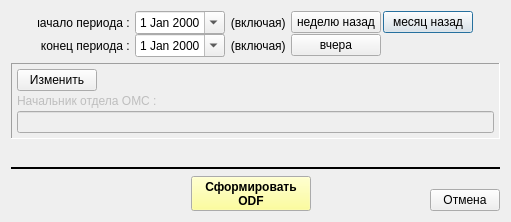
<?xml version="1.0" encoding="UTF-8"?>
<ui version="4.0">
 <class>print_monitoring_pers_by_date_wnd</class>
 <widget class="QDialog" name="print_monitoring_pers_by_date_wnd">
  <property name="geometry">
   <rect>
    <x>0</x>
    <y>0</y>
    <width>511</width>
    <height>222</height>
   </rect>
  </property>
  <property name="minimumSize">
   <size>
    <width>400</width>
    <height>0</height>
   </size>
  </property>
  <property name="windowTitle">
   <string>Реестр ВС, выданных на ПВП за период</string>
  </property>
  <layout class="QVBoxLayout" name="verticalLayout_2">
   <item>
    <layout class="QGridLayout" name="gridLayout">
     <property name="horizontalSpacing">
      <number>2</number>
     </property>
     <property name="verticalSpacing">
      <number>0</number>
     </property>
     <item row="0" column="5">
      <widget class="QPushButton" name="bn_date_old_mon">
       <property name="enabled">
        <bool>true</bool>
       </property>
       <property name="minimumSize">
        <size>
         <width>90</width>
         <height>0</height>
        </size>
       </property>
       <property name="text">
        <string>месяц назад</string>
       </property>
      </widget>
     </item>
     <item row="0" column="0">
      <spacer name="horizontalSpacer_5">
       <property name="orientation">
        <enum>Qt::Horizontal</enum>
       </property>
       <property name="sizeHint" stdset="0">
        <size>
         <width>40</width>
         <height>20</height>
        </size>
       </property>
      </spacer>
     </item>
     <item row="1" column="0">
      <spacer name="horizontalSpacer_6">
       <property name="orientation">
        <enum>Qt::Horizontal</enum>
       </property>
       <property name="sizeHint" stdset="0">
        <size>
         <width>40</width>
         <height>20</height>
        </size>
       </property>
      </spacer>
     </item>
     <item row="1" column="3">
      <widget class="QLabel" name="lab_date_old_3">
       <property name="enabled">
        <bool>true</bool>
       </property>
       <property name="text">
        <string> (включая) </string>
       </property>
       <property name="alignment">
        <set>Qt::AlignRight|Qt::AlignTrailing|Qt::AlignVCenter</set>
       </property>
      </widget>
     </item>
     <item row="1" column="2">
      <widget class="QDateEdit" name="date_new">
       <property name="enabled">
        <bool>true</bool>
       </property>
       <property name="minimumSize">
        <size>
         <width>90</width>
         <height>0</height>
        </size>
       </property>
       <property name="alignment">
        <set>Qt::AlignCenter</set>
       </property>
       <property name="calendarPopup">
        <bool>true</bool>
       </property>
      </widget>
     </item>
     <item row="0" column="6">
      <spacer name="horizontalSpacer_3">
       <property name="orientation">
        <enum>Qt::Horizontal</enum>
       </property>
       <property name="sizeHint" stdset="0">
        <size>
         <width>40</width>
         <height>20</height>
        </size>
       </property>
      </spacer>
     </item>
     <item row="0" column="4">
      <widget class="QPushButton" name="bn_date_old">
       <property name="enabled">
        <bool>true</bool>
       </property>
       <property name="minimumSize">
        <size>
         <width>90</width>
         <height>0</height>
        </size>
       </property>
       <property name="text">
        <string>неделю назад</string>
       </property>
      </widget>
     </item>
     <item row="1" column="1">
      <widget class="QLabel" name="lab_date_new">
       <property name="enabled">
        <bool>true</bool>
       </property>
       <property name="minimumSize">
        <size>
         <width>95</width>
         <height>0</height>
        </size>
       </property>
       <property name="text">
        <string>конец периода : </string>
       </property>
       <property name="alignment">
        <set>Qt::AlignRight|Qt::AlignTrailing|Qt::AlignVCenter</set>
       </property>
      </widget>
     </item>
     <item row="1" column="4">
      <widget class="QPushButton" name="bn_date_new">
       <property name="enabled">
        <bool>true</bool>
       </property>
       <property name="minimumSize">
        <size>
         <width>90</width>
         <height>0</height>
        </size>
       </property>
       <property name="text">
        <string>вчера</string>
       </property>
      </widget>
     </item>
     <item row="0" column="1">
      <widget class="QLabel" name="lab_date_old">
       <property name="enabled">
        <bool>true</bool>
       </property>
       <property name="minimumSize">
        <size>
         <width>95</width>
         <height>0</height>
        </size>
       </property>
       <property name="text">
        <string> начало периода : </string>
       </property>
       <property name="alignment">
        <set>Qt::AlignRight|Qt::AlignTrailing|Qt::AlignVCenter</set>
       </property>
      </widget>
     </item>
     <item row="0" column="2">
      <widget class="QDateEdit" name="date_old">
       <property name="enabled">
        <bool>true</bool>
       </property>
       <property name="minimumSize">
        <size>
         <width>90</width>
         <height>0</height>
        </size>
       </property>
       <property name="alignment">
        <set>Qt::AlignCenter</set>
       </property>
       <property name="calendarPopup">
        <bool>true</bool>
       </property>
      </widget>
     </item>
     <item row="1" column="6">
      <spacer name="horizontalSpacer_4">
       <property name="orientation">
        <enum>Qt::Horizontal</enum>
       </property>
       <property name="sizeHint" stdset="0">
        <size>
         <width>40</width>
         <height>20</height>
        </size>
       </property>
      </spacer>
     </item>
     <item row="0" column="3">
      <widget class="QLabel" name="lab_date_old_2">
       <property name="enabled">
        <bool>true</bool>
       </property>
       <property name="text">
        <string> (включая) </string>
       </property>
       <property name="alignment">
        <set>Qt::AlignRight|Qt::AlignTrailing|Qt::AlignVCenter</set>
       </property>
      </widget>
     </item>
    </layout>
   </item>
   <item>
    <widget class="QFrame" name="frame">
     <property name="enabled">
      <bool>true</bool>
     </property>
     <property name="frameShape">
      <enum>QFrame::Panel</enum>
     </property>
     <property name="frameShadow">
      <enum>QFrame::Sunken</enum>
     </property>
     <layout class="QVBoxLayout" name="verticalLayout">
      <property name="spacing">
       <number>3</number>
      </property>
      <property name="leftMargin">
       <number>5</number>
      </property>
      <property name="topMargin">
       <number>5</number>
      </property>
      <property name="rightMargin">
       <number>5</number>
      </property>
      <property name="bottomMargin">
       <number>5</number>
      </property>
      <item>
       <layout class="QHBoxLayout" name="horizontalLayout_3" stretch="0,0">
        <property name="spacing">
         <number>2</number>
        </property>
        <item>
         <widget class="QPushButton" name="bn_edit">
          <property name="text">
           <string>Изменить</string>
          </property>
          <property name="icon">
           <iconset resource="_inko_pol2_res.qrc">
            <normaloff>:/change.bmp</normaloff>:/change.bmp</iconset>
          </property>
          <property name="checkable">
           <bool>true</bool>
          </property>
         </widget>
        </item>
        <item>
         <spacer name="horizontalSpacer_7">
          <property name="orientation">
           <enum>Qt::Horizontal</enum>
          </property>
          <property name="sizeHint" stdset="0">
           <size>
            <width>40</width>
            <height>20</height>
           </size>
          </property>
         </spacer>
        </item>
       </layout>
      </item>
      <item>
       <widget class="QLabel" name="lab_smo_oms_chif">
        <property name="enabled">
         <bool>false</bool>
        </property>
        <property name="text">
         <string>Начальник отдела ОМС :</string>
        </property>
        <property name="alignment">
         <set>Qt::AlignLeading|Qt::AlignLeft|Qt::AlignVCenter</set>
        </property>
       </widget>
      </item>
      <item>
       <widget class="QLineEdit" name="ln_smo_oms_chif">
        <property name="enabled">
         <bool>false</bool>
        </property>
       </widget>
      </item>
     </layout>
    </widget>
   </item>
   <item>
    <spacer name="verticalSpacer">
     <property name="orientation">
      <enum>Qt::Vertical</enum>
     </property>
     <property name="sizeHint" stdset="0">
      <size>
       <width>20</width>
       <height>55</height>
      </size>
     </property>
    </spacer>
   </item>
   <item>
    <widget class="Line" name="line">
     <property name="frameShadow">
      <enum>QFrame::Plain</enum>
     </property>
     <property name="lineWidth">
      <number>2</number>
     </property>
     <property name="orientation">
      <enum>Qt::Horizontal</enum>
     </property>
    </widget>
   </item>
   <item>
    <layout class="QHBoxLayout" name="horizontalLayout">
     <item>
      <widget class="QFrame" name="frame_2">
       <property name="minimumSize">
        <size>
         <width>60</width>
         <height>0</height>
        </size>
       </property>
       <property name="maximumSize">
        <size>
         <width>70</width>
         <height>16777215</height>
        </size>
       </property>
       <property name="frameShape">
        <enum>QFrame::NoFrame</enum>
       </property>
       <property name="frameShadow">
        <enum>QFrame::Plain</enum>
       </property>
      </widget>
     </item>
     <item>
      <spacer name="horizontalSpacer_2">
       <property name="orientation">
        <enum>Qt::Horizontal</enum>
       </property>
       <property name="sizeHint" stdset="0">
        <size>
         <width>40</width>
         <height>20</height>
        </size>
       </property>
      </spacer>
     </item>
     <item>
      <widget class="QPushButton" name="bn_print">
       <property name="minimumSize">
        <size>
         <width>120</width>
         <height>35</height>
        </size>
       </property>
       <property name="maximumSize">
        <size>
         <width>120</width>
         <height>16777215</height>
        </size>
       </property>
       <property name="palette">
        <palette>
         <active>
          <colorrole role="Button">
           <brush brushstyle="SolidPattern">
            <color alpha="255">
             <red>255</red>
             <green>255</green>
             <blue>127</blue>
            </color>
           </brush>
          </colorrole>
         </active>
         <inactive>
          <colorrole role="Button">
           <brush brushstyle="SolidPattern">
            <color alpha="255">
             <red>255</red>
             <green>255</green>
             <blue>127</blue>
            </color>
           </brush>
          </colorrole>
         </inactive>
         <disabled>
          <colorrole role="Button">
           <brush brushstyle="SolidPattern">
            <color alpha="255">
             <red>255</red>
             <green>255</green>
             <blue>127</blue>
            </color>
           </brush>
          </colorrole>
         </disabled>
        </palette>
       </property>
       <property name="font">
        <font>
         <weight>75</weight>
         <bold>true</bold>
        </font>
       </property>
       <property name="text">
        <string>Сформировать 
ODF</string>
       </property>
      </widget>
     </item>
     <item>
      <spacer name="horizontalSpacer">
       <property name="orientation">
        <enum>Qt::Horizontal</enum>
       </property>
       <property name="sizeHint" stdset="0">
        <size>
         <width>40</width>
         <height>20</height>
        </size>
       </property>
      </spacer>
     </item>
     <item>
      <layout class="QVBoxLayout" name="verticalLayout_3">
       <property name="spacing">
        <number>0</number>
       </property>
       <property name="leftMargin">
        <number>0</number>
       </property>
       <property name="topMargin">
        <number>0</number>
       </property>
       <property name="rightMargin">
        <number>0</number>
       </property>
       <property name="bottomMargin">
        <number>0</number>
       </property>
       <item>
        <spacer name="verticalSpacer_2">
         <property name="orientation">
          <enum>Qt::Vertical</enum>
         </property>
         <property name="sizeHint" stdset="0">
          <size>
           <width>5</width>
           <height>5</height>
          </size>
         </property>
        </spacer>
       </item>
       <item>
        <widget class="QPushButton" name="bn_cansel">
         <property name="minimumSize">
          <size>
           <width>70</width>
           <height>0</height>
          </size>
         </property>
         <property name="maximumSize">
          <size>
           <width>60</width>
           <height>16777215</height>
          </size>
         </property>
         <property name="text">
          <string>Отмена</string>
         </property>
        </widget>
       </item>
      </layout>
     </item>
    </layout>
   </item>
  </layout>
 </widget>
 <resources>
  <include location="_inko_pol2_res.qrc"/>
 </resources>
 <connections/>
</ui>
